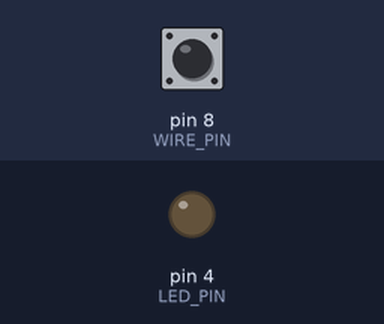
Bench run of a sketch on a simulated Arduino Uno, built with avr-gcc and run on an emulated ATmega328P. Parts: output pins drawn as LEDs (lit = HIGH). The test bench sets the inputs (shaded band); at power-on: pin 8 (WIRE_PIN) HIGH.

Above: at 1.2 s.
1.3 s: pin 8 (WIRE_PIN) pulled LOW for 0.15 s
At 1.37 s:
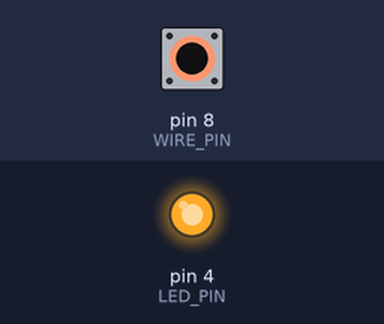
2.9 s: pin 8 (WIRE_PIN) pulled LOW for 3.2 s
At 6.6 s:
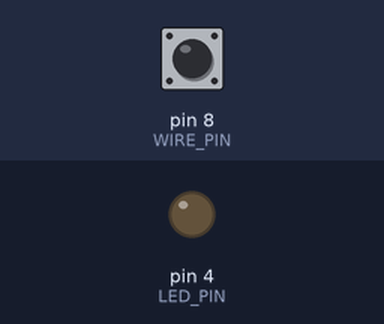
Timing chart, 0 to 8.1 s (numbered marks = the images above; inputs shaded):
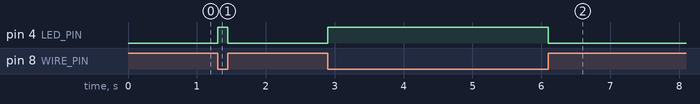

Measured:
- after the input at 1.3 s, pin 4 (LED_PIN): LOW → HIGH at once, → LOW 0.15 s later
- after the input at 2.9 s, pin 4 (LED_PIN): LOW → HIGH at once, → LOW 3.2 s later

The sketch:

02-ghost.ino
```cpp
constexpr int LED_PIN = 4;
constexpr int WIRE_PIN = 8;

void setup() {
  // put your setup code here, to run once:
  pinMode(LED_PIN, OUTPUT);

  // pinMode(WIRE_PIN, INPUT);
  pinMode(WIRE_PIN, INPUT_PULLUP); //использую программную подтяжку резистора к питанию
}

void loop() {
  // put your main code here, to run repeatedly:
  bool wireState;

  wireState = !digitalRead(WIRE_PIN); //инвертируем, чтобы в разомкнутом положении диод НЕ горел

  digitalWrite(LED_PIN, wireState);
}
```
